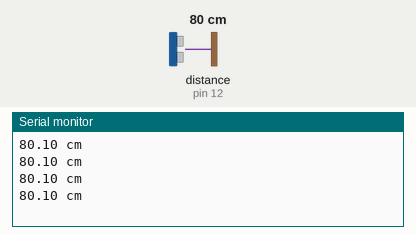
Simulated run of this sketch. Board: Arduino Uno, built with avr-gcc and run on an emulated ATmega328P. Parts: the last lines printed to the serial monitor. Wiring (inferred from the names in the program): ultrasonic range finder: trigger pin 11; echo pin 12. The inputs (shaded band) are chosen by the test bench; at power-on: distance to the obstacle (sensor on pin 12) 80 cm. The echo pulse lasts 58.3 µs per cm.

Above: at 1.2 s.
1.3 s: distance to the obstacle (sensor on pin 12) set to 2 cm
At 1.73 s:
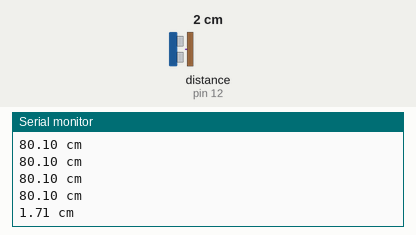
2.8 s: distance to the obstacle (sensor on pin 12) set to 4 cm
At 2.94 s:
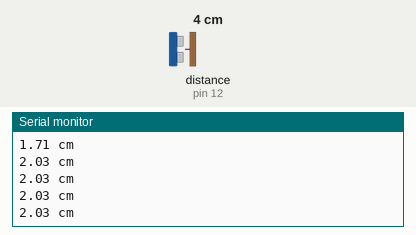
Timing chart, 0 to 5.8 s (numbered marks = the images above; inputs shaded):
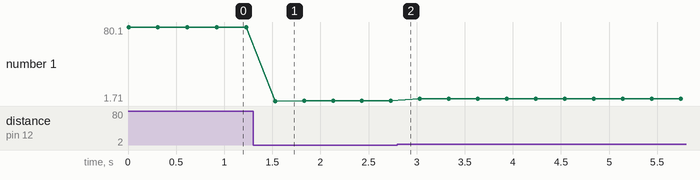

Measured:
- after the input at 1.3 s, the serial monitor: prints a new line after 0.23 s (image 1)
- plotted number 1: 80.1 → 2.03 after the input at 1.3 s, 2.03 → 4.05 after the input at 2.8 s

The sketch:

hcsr04_test.ino
```cpp
#define TRIG 11
#define ECHO 12

void setup() {
  Serial.begin(9600);
  pinMode(TRIG, OUTPUT);
  pinMode(ECHO, INPUT);
}

void loop() {
  digitalWrite(TRIG, LOW);  delayMicroseconds(2);
  digitalWrite(TRIG, HIGH); delayMicroseconds(10);
  digitalWrite(TRIG, LOW);

  long us = pulseIn(ECHO, HIGH, 30000);  // 30ms timeout ~ 5m max
  if (us == 0) {
    Serial.println("no echo (out of range / check wiring)");
  } else {
    Serial.print(us / 58.0);  // us -> cm
    Serial.println(" cm");
  }
  delay(300);
}
```
